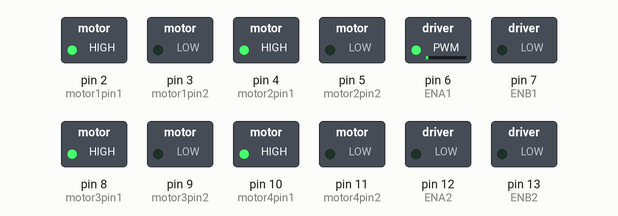
A sketch run on a simulated Arduino Uno, built with avr-gcc and run on an emulated ATmega328P. Parts: switched loads named in the sketch (green lamp = pin HIGH).

Above: at 0.15 s.
At 6.46 s:
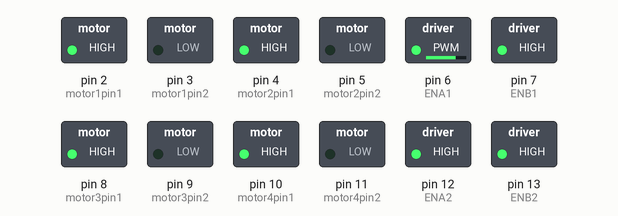
At 15.54 s:
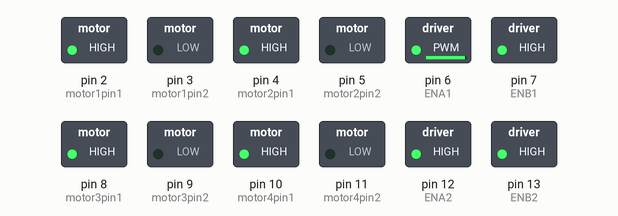
At 17.96 s:
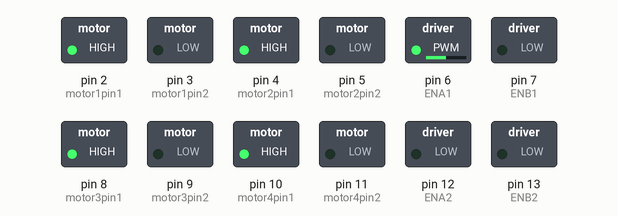
At 28.18 s:
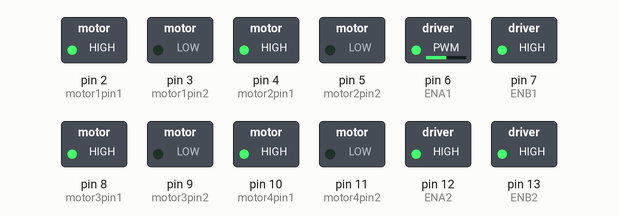
At 39.69 s:
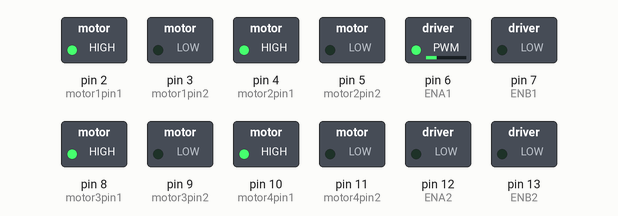
Timing chart, 0 to 40.0 s (numbered marks = the images above):
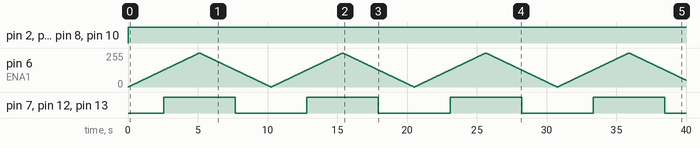

The sketch:

motor_test.ino
```cpp
int motor1pin1 = 2;
int motor1pin2 = 3;

int motor2pin1 = 4;
int motor2pin2 = 5;
int ENA1 = 6;
int ENB1 = 7;

int motor3pin1 = 8;
int motor3pin2 = 9;

int motor4pin1 = 10;
int motor4pin2 = 11;
int ENA2 = 12;
int ENB2 = 13;

void setup() {
  // put your setup code here, to run once:
  pinMode(motor1pin1, OUTPUT);
  pinMode(motor1pin2, OUTPUT);
  pinMode(motor2pin1, OUTPUT);
  pinMode(motor2pin2, OUTPUT);
  pinMode(motor3pin1, OUTPUT);
  pinMode(motor3pin2, OUTPUT);
  pinMode(motor4pin1, OUTPUT);
  pinMode(motor4pin2, OUTPUT);

  pinMode(ENA1, OUTPUT); //ENA1
  pinMode(ENB1, OUTPUT); //ENB1
  pinMode(ENA2, OUTPUT); //ENA2
  pinMode(ENB2, OUTPUT); //ENB2
}

void loop() {
  // put your main code here, to run repeatedly:
//  analogWrite(12, 0); //ENA pin
//  analogWrite(13, 200); //ENB pin


  //Controlling spin direction of motors:
  digitalWrite(motor1pin1, HIGH);
  digitalWrite(motor1pin2, LOW);

  digitalWrite(motor2pin1, HIGH);
  digitalWrite(motor2pin2, LOW);

  digitalWrite(motor3pin1, HIGH);
  digitalWrite(motor3pin2, LOW);

  digitalWrite(motor4pin1, HIGH);
  digitalWrite(motor4pin2, LOW);


  for (int i = 0; i < 256; i++)

  {
    analogWrite(ENA1, i);
    analogWrite(ENB1, i);
    analogWrite(ENA2, i);
    analogWrite(ENB2, i);

    delay(20);

  }

  // Decelerate from maximum speed to zero

  for (int i = 255; i >= 0; --i)

  {

    analogWrite(ENA1, i);
    analogWrite(ENB1, i);
    analogWrite(ENA2, i);
    analogWrite(ENB2, i);

    delay(20);
  }


  digitalWrite(motor1pin1, LOW);
  digitalWrite(motor1pin2, LOW);

  digitalWrite(motor2pin1, LOW);
  digitalWrite(motor2pin2, LOW);
//
  digitalWrite(motor3pin1, LOW);
  digitalWrite(motor3pin2, LOW);

  digitalWrite(motor4pin1, LOW);
  digitalWrite(motor4pin2, LOW);


  //Controlling speed (0 = off and 255 = max speed):


//  digitalWrite(motor1pin1, LOW);
//  digitalWrite(motor1pin2, HIGH);
//
//  digitalWrite(motor2pin1, LOW);
//  digitalWrite(motor2pin2, HIGH);
//  delay(1000);
}
```

Measured:
- by itself, pin 2 (motor1pin1), pin 4 (motor2pin1), pin 8 (motor3pin1), pin 10 (motor4pin1): LOW → HIGH at 0.00 s
- by itself, pin 7 (ENB1), pin 12 (ENA2), pin 13 (ENB2): alternates HIGH for 5.1 s and LOW for 5.1 s
